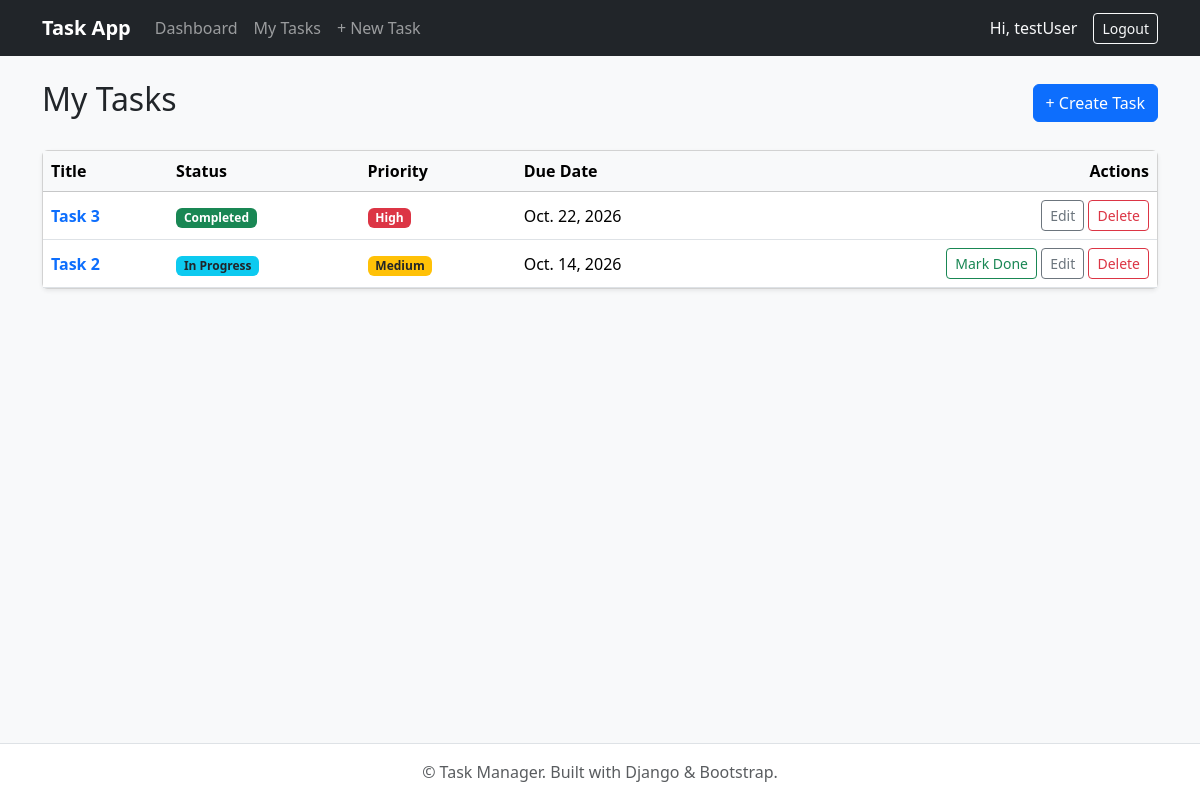
The app's page /tasks/ (signed in) with its own data.
### tasks/models.py (models this page shows, shortened)
class Task(models.Model):
    class StatusChoices(models.TextChoices):
        PENDING = 'PENDING', 'Pending'
        IN_PROGRESS = 'IN_PROGRESS', 'In Progress'
        COMPLETED = 'COMPLETED', 'Completed'
    class PriorityChoices(models.TextChoices):
        LOW = 'LOW', 'Low'
        MEDIUM = 'MEDIUM', 'Medium'
        HIGH = 'HIGH', 'High'
    title = models.CharField(max_length=100)
    description = models.TextField(blank=True, null=True)
    status = models.CharField(
        max_length=20,
        choices=StatusChoices.choices,
        default=StatusChoices.PENDING
    )
    priority = models.CharField(
        max_length=10,
        choices=PriorityChoices.choices,
        default=PriorityChoices.MEDIUM
    )
    due_date = models.DateField(blank=True, null=True)
    created_at = models.DateTimeField(auto_now_add=True)
    updated_at = models.DateTimeField(auto_now=True)
    owner = models.ForeignKey(
        User,
        on_delete=models.CASCADE,
        related_name="tasks"
    )
    class Meta:
        ordering = ['-created_at']
        verbose_name = 'Task'
        verbose_name_plural = 'Tasks'

### tasks/views.py (the view)
# urls.py: path("tasks/", views.task_list_view, name="task_list"),
@login_required
def task_list_view(request):
    tasks = Task.objects.filter(owner=request.user)
    return render(request, "tasks/task_list.html", {"tasks":tasks})

### tasks/templates/tasks/task_list.html (shortened to what this page needs)
{% extends 'base.html' %}
{% block content %}
<div class="d-flex justify-content-between align-items-center mb-4">
    <h2>My Tasks</h2>
    <a href="{% url 'task_create' %}" class="btn btn-primary">+ Create Task</a>
</div>
<div class="card shadow-sm">
    <div class="card-body p-0">
        {% if tasks %}
            <div class="table-responsive">
                <table class="table table-hover align-middle mb-0">
                    <thead class="table-light">
                        <tr>
                            <th>Title</th>
                            <th>Status</th>
                            <th>Priority</th>
                            <th>Due Date</th>
                            <th class="text-end">Actions</th>
                        </tr>
                    </thead>
                    <tbody>
                        {% for task in tasks %}
                            <tr>
                                <td><a href="{% url 'task_detail' task.id %}" class="text-decoration-none fw-bold">{{ task.title }}</a></td>
                                <td>
                                    {% if task.status == 'COMPLETED' %}<span class="badge bg-success">Completed</span>
                                    {% elif task.status == 'IN_PROGRESS' %}<span class="badge bg-info text-dark">In Progress</span>
                                    {% else %}<span class="badge bg-secondary">Pending</span>{% endif %}
                                </td>
                                <td>
                                    {% if task.priority == 'HIGH' %}<span class="badge bg-danger">High</span>
                                    {% elif task.priority == 'MEDIUM' %}<span class="badge bg-warning text-dark">Medium</span>
                                    {% else %}<span class="badge bg-light text-dark border">Low</span>{% endif %}
                                </td>
                                <td>{{ task.due_date|default:"-" }}</td>
                                <td class="text-end">
                                    {% if task.status != 'COMPLETED' %}
                                        <a href="{% url 'task_complete' task.id %}" class="btn btn-sm btn-outline-success">Mark Done</a>
                                    {% endif %}
                                    <a href="{% url 'task_edit' task.id %}" class="btn btn-sm btn-outline-secondary">Edit</a>
                                    <a href="{% url 'task_delete' task.id %}" class="btn btn-sm btn-outline-danger">Delete</a>
                                </td>
                            </tr>
                        {% endfor %}
                    </tbody>
                </table>
            </div>
        {% else %}
            <div class="text-center py-5">
                <p class="text-muted mb-3">You don't have any tasks scheduled.</p>
                <a href="{% url 'task_create' %}" class="btn btn-primary btn-sm">Add Your First Task</a>
            </div>
        {% endif %}
    </div>
</div>
{% endblock %}

### tasks/templates/base.html (shortened to what this page needs)
<!DOCTYPE html>
<html lang="en">
<head>
    <link href="https://cdn.jsdelivr.net/npm/bootstrap@5.3.2/dist/css/bootstrap.min.css" rel="stylesheet">
</head>
<body class="bg-light d-flex flex-column min-vh-100">
    <nav class="navbar navbar-expand-lg navbar-dark bg-dark mb-4">
        <div class="container">
            <a class="navbar-brand fw-bold" href="{% url 'dashboard' %}">Task App</a>
            <div class="collapse navbar-collapse" id="navbarNav">
                <ul class="navbar-nav me-auto">
                    {% if user.is_authenticated %}
                        <li class="nav-item"><a class="nav-link" href="{% url 'dashboard' %}">Dashboard</a></li>
                        <li class="nav-item"><a class="nav-link" href="{% url 'task_list' %}">My Tasks</a></li>
                        <li class="nav-item"><a class="nav-link" href="{% url 'task_create' %}">+ New Task</a></li>
                    {% endif %}
                </ul>
                <ul class="navbar-nav ms-auto">
                    {% if user.is_authenticated %}
                        <li class="nav-item d-flex align-items-center me-3 text-light">Hi, {{ user.username }}</li>
                        <li class="nav-item">
                            <form method="post" action="{% url 'logout' %}" class="d-inline">
                                <button type="submit" class="btn btn-outline-light btn-sm">Logout</button>
                            </form>
                        </li>
                    {% else %}
                        <li class="nav-item"><a class="nav-link" href="{% url 'login' %}">Login</a></li>
                        <li class="nav-item"><a class="nav-link" href="{% url 'register' %}">Register</a></li>
                    {% endif %}
                </ul>
            </div>
        </div>
    </nav>
    <div class="container mb-5">
        {% block content %}{% endblock %}
    </div>
    <footer class="footer mt-auto py-3 bg-white text-center border-top">
        <div class="container">
            <span class="text-muted">&copy; Task Manager. Built with Django & Bootstrap.</span>
        </div>
    </footer>
</body>
</html>

### records on screen
Task: title "Task 3", status "Completed", priority "High", due_date "Oct. 22, 2026"
Task: title "Task 2", status "In Progress", priority "Medium", due_date "Oct. 14, 2026"

### other values on screen
{{ user.username }} "testUser"
